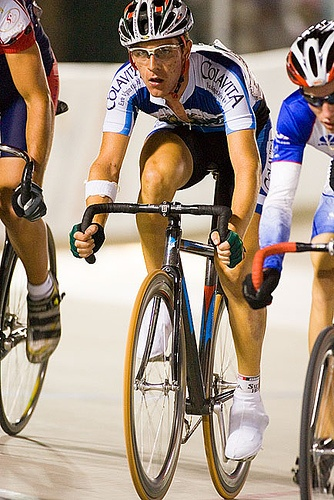
//> input picture data/2007_000129.jpg, 334 x 500 px
$ ./demo_binary data/2007_000129.jpg data/2007_000123.png out.png   (built with g++ and OpenCV 4)
//> lines starting //> are read from the running program, lines starting //| are printed output that depends on the picture; after the words box and inside, x2 and y2 are one past the last pixel; in counts of white or black regions, pixels touching at a corner belong together

#include <stdio.h>
#include <iostream>
#include<fstream>

#include "opencv2/highgui/highgui.hpp"
#include "opencv2/core/core.hpp"
#include "opencv2/opencv.hpp"

#include "gMF_Lib/gMF.h"
#include "NVTimer.h"

#include "image_helper.h"

using namespace std;
using namespace cv;

int main(int argc, char** argv){

    if(argc<4){
        cout<<"Usage: ./gMF_binary <input image> <input unary> <output image>"<<endl;
        return -1;
    }

    //---------------   there are the parameters that you can play with --------------------------------------------------
    const int M = 2;                                                                       // number of lables
    const float sigma_BF_xy = 40;                                             // std of spatial kernel in bilateral filter
    const float sigma_BF_rgb = 15;                                             // std of range kernel in bilateral filter
    const float sigma_GF_xy = 3;                                               // std of Gaussian filter
	  const float weight_gaussian = 5.0;                                    // weight of gaussian filter
    const float weight_bilateralfilter = 10.0;                        // weight of bilateral filter
    const int no_iterations = 5;                                                  // number of interations
    //---------------------------------------------------------------------------------------------------------------------------------------------


    cout << "--------- running gMF with following configuration: ---------"<<endl;
    cout <<"M="<<M<<endl;
    cout <<"sigma_BF_xy ="<<sigma_BF_xy<<endl;
    cout <<"sigma_BF_rgb = "<<sigma_BF_rgb<<endl;
    cout <<"sigma_GF_xy = "<<sigma_GF_xy<<endl;
    cout <<"weight_gaussian = "<<weight_gaussian<<endl;
    cout <<"weight_bilateralfilter = "<<weight_bilateralfilter<<endl;
    cout <<"no_iterations = "<<no_iterations<<endl;
    cout << "-----------------------------------------------------------------------------------"<<endl;

    int W, H, tmpW, tmpH;
    bool need_resize=false;
    std::string image_path = argv[1];
    std::string anno_path = argv[2];
    std::string output_path = argv[3];

    cv::Mat in_img = cv::imread(image_path);
//> in_img is the input picture: 500 rows x 334 cols, CV_8UC3; mean B, G, R 129.6, 143.9, 161
    cv::Mat in_anno = cv::imread(anno_path,cv::IMREAD_GRAYSCALE);
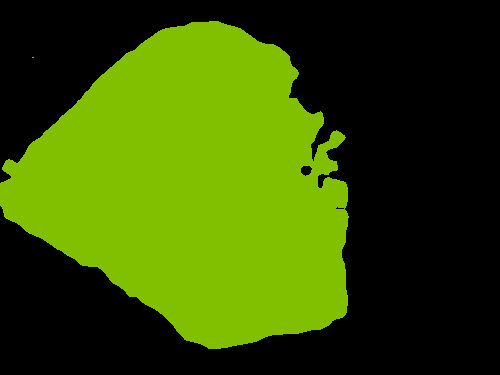
//> input picture data/2007_000123.png, 500 x 375 px
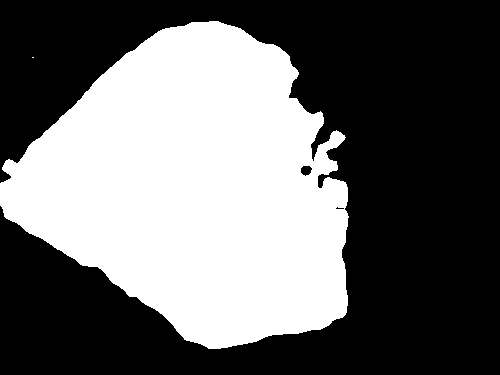
//> in_anno: 375 rows x 500 cols, CV_8UC1; values 0 (black) and 150 (white), 41.2% white; 2 white regions (1 under 20 px), largest, box (x1, y1, x2, y2) and area: (0, 21, 349, 349) 77165

    cv::Mat original_img = in_img.clone();

    if (in_img.cols>320)
    {
      cv::resize(in_img,in_img,original_img.size()/2);
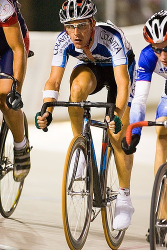
//> in_img: 250 rows x 167 cols, CV_8UC3; mean B, G, R 129.8, 144.1, 161.1
      cv::resize(in_anno,in_anno,original_img.size()/2);
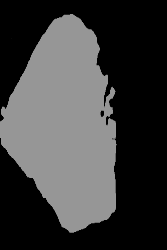
//> in_anno: 250 rows x 167 cols, CV_8UC1; min 0, max 150, mean 61.7

      // cv::imshow("img",in_img);
      // cv::imshow("anno",in_anno);
      // cv::waitKey();
    }


    W = in_img.cols;
//> W = 167
    H = in_img.rows;
//> H = 250

    if (W<256&&H<256)
    {
        need_resize = true;
        cv::Mat tmp_img; in_img.copyTo(tmp_img);
        cv::Mat tmp_anno; in_anno.copyTo(tmp_anno);

        tmpW = W; tmpH = H;
//> after `tmpW = W`: tmpW = 167
//> after `tmpH = H`: tmpH = 250
         W = 256; H =256;
        cv::resize(tmp_img,in_img,Size(W,H));
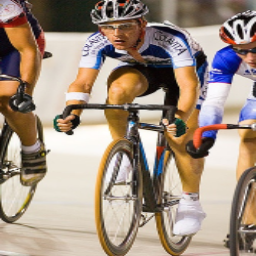
//> in_img: 256 rows x 256 cols, CV_8UC3; mean B, G, R 129.6, 143.9, 161
        cv::resize(tmp_anno,in_anno,Size(W,H));
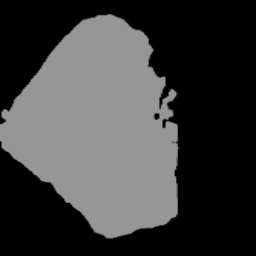
//> in_anno: 256 rows x 256 cols, CV_8UC1; min 0, max 150, mean 61.7
    }


    float *unary_data = new float[W*H*M];
    float *Q_dist_data = new float[W*H*M];
    float *pott_model_data = new float[M*M];


//> (the run ends here: the program needs code that is not available in this run, at `grayscale_to_binary_unary(unary_data,in_anno,W,H);`)
